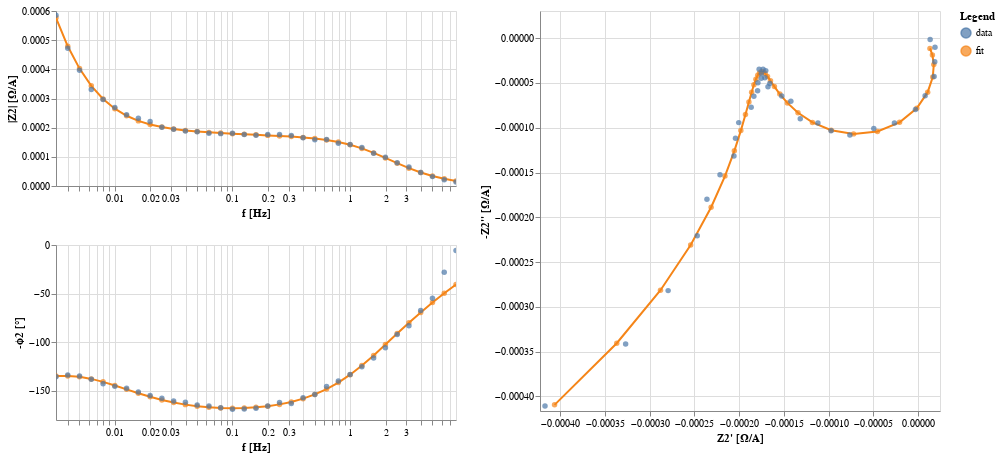

The code cell stored with this chart in its notebook:
### Code cell
NLEIS_plot

### Figure 1 — Vega-Lite specification as saved in the notebook (floating-point values rounded to 4 significant figures)
{"config": {"view": {"continuousWidth": 300, "continuousHeight": 300}, "background": "#FFFFFF"}, "hconcat": [{"vconcat": [{"layer": [{"data": {"name": "data-b0795e6a13050842802e7464abc6080e"}, "mark": {"type": "circle"}, "encoding": {"color": {"field": "kind", "type": "nominal"}, "size": {"condition": {"param": "param_6", "value": 80, "empty": false}, "value": 30}, "tooltip": [{"field": "kind", "title": "Kind", "type": "nominal"}, {"field": "f", "title": "f [Hz]", "type": "quantitative"}, {"field": "mag", "title": "|Z2| [Ω/A]", "type": "quantitative"}], "x": {"axis": {"title": "f [Hz]"}, "field": "f", "scale": {"nice": false, "type": "log"}, "sort": null, "type": "quantitative"}, "y": {"axis": {"title": "|Z2| [Ω/A]"}, "field": "mag", "sort": null, "type": "quantitative"}}, "name": "view_7", "transform": [{"calculate": "sqrt(pow(datum.z_real,2) + pow(datum.z_imag,2))", "as": "mag"}, {"calculate": "-(180/PI)*atan2(datum.z_imag,datum.z_real)", "as": "neg_phase"}]}, {"data": {"name": "data-b0795e6a13050842802e7464abc6080e"}, "mark": {"type": "line"}, "encoding": {"color": {"field": "kind", "type": "nominal"}, "x": {"axis": {"title": "f [Hz]"}, "field": "f", "scale": {"nice": false, "type": "log"}, "sort": null, "type": "quantitative"}, "y": {"axis": {"title": "|Z2| [Ω/A]"}, "field": "mag", "sort": null, "type": "quantitative"}}, "transform": [{"calculate": "sqrt(pow(datum.z_real,2) + pow(datum.z_imag,2))", "as": "mag"}, {"calculate": "-(180/PI)*atan2(datum.z_imag,datum.z_real)", "as": "neg_phase"}]}, {"data": {"name": "data-e62bff3b21057cf29e8259d8d4ce2c9f"}, "mark": {"type": "circle"}, "encoding": {"color": {"field": "kind", "type": "nominal"}, "size": {"condition": {"param": "param_6", "value": 80, "empty": false}, "value": 30}, "tooltip": [{"field": "kind", "title": "Kind", "type": "nominal"}, {"field": "f", "title": "f [Hz]", "type": "quantitative"}, {"field": "mag", "title": "|Z2| [Ω/A]", "type": "quantitative"}], "x": {"axis": {"title": "f [Hz]"}, "field": "f", "scale": {"nice": false, "type": "log"}, "sort": null, "type": "quantitative"}, "y": {"axis": {"title": "|Z2| [Ω/A]"}, "field": "mag", "sort": null, "type": "quantitative"}}, "name": "view_8", "transform": [{"calculate": "sqrt(pow(datum.z_real,2) + pow(datum.z_imag,2))", "as": "mag"}, {"calculate": "-(180/PI)*atan2(datum.z_imag,datum.z_real)", "as": "neg_phase"}]}], "height": 175.0, "width": 400}, {"layer": [{"data": {"name": "data-b0795e6a13050842802e7464abc6080e"}, "mark": {"type": "circle"}, "encoding": {"color": {"field": "kind", "type": "nominal"}, "size": {"condition": {"param": "param_6", "value": 80, "empty": false}, "value": 30}, "tooltip": [{"field": "kind", "title": "Kind", "type": "nominal"}, {"field": "f", "title": "f [Hz]", "type": "quantitative"}, {"field": "neg_phase", "title": "-ϕ2 [°]", "type": "quantitative"}], "x": {"axis": {"title": "f [Hz]"}, "field": "f", "scale": {"nice": false, "type": "log"}, "sort": null, "type": "quantitative"}, "y": {"axis": {"title": "-ϕ2 [°]"}, "field": "neg_phase", "sort": null, "type": "quantitative"}}, "name": "view_9", "transform": [{"calculate": "sqrt(pow(datum.z_real,2) + pow(datum.z_imag,2))", "as": "mag"}, {"calculate": "-(180/PI)*atan2(datum.z_imag,datum.z_real)", "as": "neg_phase"}]}, {"data": {"name": "data-b0795e6a13050842802e7464abc6080e"}, "mark": {"type": "line"}, "encoding": {"color": {"field": "kind", "type": "nominal"}, "x": {"axis": {"title": "f [Hz]"}, "field": "f", "scale": {"nice": false, "type": "log"}, "sort": null, "type": "quantitative"}, "y": {"axis": {"title": "-ϕ2 [°]"}, "field": "neg_phase", "sort": null, "type": "quantitative"}}, "transform": [{"calculate": "sqrt(pow(datum.z_real,2) + pow(datum.z_imag,2))", "as": "mag"}, {"calculate": "-(180/PI)*atan2(datum.z_imag,datum.z_real)", "as": "neg_phase"}]}, {"data": {"name": "data-e62bff3b21057cf29e8259d8d4ce2c9f"}, "mark": {"type": "circle"}, "encoding": {"color": {"field": "kind", "type": "nominal"}, "size": {"condition": {"param": "param_6", "value": 80, "empty": false}, "value": 30}, "tooltip": [{"field": "kind", "title": "Kind", "type": "nominal"}, {"field": "f", "title": "f [Hz]", "type": "quantitative"}, {"field": "neg_phase", "title": "-ϕ2 [°]", "type": "quantitative"}], "x": {"axis": {"title": "f [Hz]"}, "field": "f", "scale": {"nice": false, "type": "log"}, "sort": null, "type": "quantitative"}, "y": {"axis": {"title": "-ϕ2 [°]"}, "field": "neg_phase", "sort": null, "type": "quantitative"}}, "name": "view_10", "transform": [{"calculate": "sqrt(pow(datum.z_real,2) + pow(datum.z_imag,2))", "as": "mag"}, {"calculate": "-(180/PI)*atan2(datum.z_imag,datum.z_real)", "as": "neg_phase"}]}], "height": 175.0, "width": 400}]}, {"layer": [{"data": {"name": "data-b0795e6a13050842802e7464abc6080e"}, "mark": {"type": "circle"}, "encoding": {"color": {"field": "kind", "type": "nominal"}, "size": {"condition": {"param": "param_6", "value": 80, "empty": false}, "value": 30}, "tooltip": [{"field": "kind", "title": "Kind", "type": "nominal"}, {"field": "f", "title": "f [Hz]", "type": "quantitative"}, {"field": "z_real", "title": "Z2' [Ω/A]", "type": "quantitative"}, {"field": "z_imag", "title": "Z2'' [Ω/A]", "type": "quantitative"}], "x": {"axis": {"title": "Z2' [Ω/A]"}, "field": "z_real", "scale": {"domain": [-0.0004167, 1.883e-05], "nice": false, "padding": 5}, "sort": null, "type": "quantitative"}, "y": {"axis": {"title": "-Z2'' [Ω/A]"}, "field": "neg_z_imag", "scale": {"domain": [-0.0004107, 2.482e-05], "nice": false, "padding": 5}, "sort": null, "type": "quantitative"}}, "name": "view_11", "transform": [{"calculate": "-datum.z_imag", "as": "neg_z_imag"}]}, {"data": {"name": "data-b0795e6a13050842802e7464abc6080e"}, "mark": {"type": "line"}, "encoding": {"color": {"field": "kind", "type": "nominal"}, "order": {"field": "f", "sort": "ascending", "type": "quantitative"}, "x": {"axis": {"title": "Z2' [Ω/A]"}, "field": "z_real", "scale": {"domain": [-0.0004167, 1.883e-05], "nice": false, "padding": 5}, "sort": null, "type": "quantitative"}, "y": {"axis": {"title": "-Z2'' [Ω/A]"}, "field": "neg_z_imag", "scale": {"domain": [-0.0004107, 2.482e-05], "nice": false, "padding": 5}, "sort": null, "type": "quantitative"}}, "transform": [{"calculate": "-datum.z_imag", "as": "neg_z_imag"}]}, {"data": {"name": "data-e62bff3b21057cf29e8259d8d4ce2c9f"}, "mark": {"type": "circle"}, "encoding": {"color": {"field": "kind", "legend": {"title": "Legend"}, "type": "nominal"}, "size": {"condition": {"param": "param_6", "value": 80, "empty": false}, "value": 30}, "tooltip": [{"field": "kind", "title": "Kind", "type": "nominal"}, {"field": "f", "title": "f [Hz]", "type": "quantitative"}, {"field": "z_real", "title": "Z2' [Ω/A]", "type": "quantitative"}, {"field": "z_imag", "title": "Z2'' [Ω/A]", "type": "quantitative"}], "x": {"axis": {"title": "Z2' [Ω/A]"}, "field": "z_real", "scale": {"domain": [-0.0004167, 1.883e-05], "nice": false, "padding": 5}, "sort": null, "type": "quantitative"}, "y": {"axis": {"title": "-Z2'' [Ω/A]"}, "field": "neg_z_imag", "scale": {"domain": [-0.0004107, 2.482e-05], "nice": false, "padding": 5}, "sort": null, "type": "quantitative"}}, "name": "view_12", "transform": [{"calculate": "-datum.z_imag", "as": "neg_z_imag"}]}], "height": 400, "width": 400}], "params": [{"name": "param_6", "select": {"type": "point", "clear": "mouseout", "fields": ["f"], "nearest": true, "on": "mouseover"}, "views": ["view_7", "view_9", "view_11"]}, {"name": "param_8", "select": {"type": "interval", "encodings": ["x", "y"]}, "bind": "scales", "views": ["view_7", "view_9"]}, {"name": "param_10", "select": {"type": "interval", "encodings": ["x", "y"]}, "bind": "scales", "views": ["view_8", "view_10"]}, {"name": "param_7", "select": {"type": "interval", "encodings": ["x", "y"]}, "bind": "scales", "views": ["view_11"]}, {"name": "param_9", "select": {"type": "interval", "encodings": ["x", "y"]}, "bind": "scales", "views": ["view_12"]}], "$schema": "https://vega.github.io/schema/vega-lite/v5.20.1.json", "datasets": {"data-b0795e6a13050842802e7464abc6080e": [{"f": 0.003162, "z_real": -0.0004061, "z_imag": 0.0004095, "kind": "fit", "fmt": "-"}, {"f": 0.003981, "z_real": -0.0003366, "z_imag": 0.0003407, "kind": "fit", "fmt": "-"}, {"f": 0.005012, "z_real": -0.0002878, "z_imag": 0.0002815, "kind": "fit", "fmt": "-"}, {"f": 0.00631, "z_real": -0.0002541, "z_imag": 0.000231, "kind": "fit", "fmt": "-"}, {"f": 0.007943, "z_real": -0.0002312, "z_imag": 0.0001888, "kind": "fit", "fmt": "-"}, {"f": 0.01, "z_real": -0.0002157, "z_imag": 0.000154, "kind": "fit", "fmt": "-"}, {"f": 0.01259, "z_real": -0.0002052, "z_imag": 0.0001258, "kind": "fit", "fmt": "-"}, {"f": 0.01585, "z_real": -0.000198, "z_imag": 0.0001032, "kind": "fit", "fmt": "-"}, {"f": 0.01995, "z_real": -0.0001928, "z_imag": 8.524e-05, "kind": "fit", "fmt": "-"}, {"f": 0.02512, "z_real": -0.000189, "z_imag": 7.116e-05, "kind": "fit", "fmt": "-"}, {"f": 0.03162, "z_real": -0.000186, "z_imag": 6.024e-05, "kind": "fit", "fmt": "-"}, {"f": 0.03981, "z_real": -0.0001834, "z_imag": 5.192e-05, "kind": "fit", "fmt": "-"}, {"f": 0.05012, "z_real": -0.0001812, "z_imag": 4.576e-05, "kind": "fit", "fmt": "-"}, {"f": 0.0631, "z_real": -0.0001791, "z_imag": 4.145e-05, "kind": "fit", "fmt": "-"}, {"f": 0.07943, "z_real": -0.0001772, "z_imag": 3.877e-05, "kind": "fit", "fmt": "-"}, {"f": 0.1, "z_real": -0.0001752, "z_imag": 3.756e-05, "kind": "fit", "fmt": "-"}, {"f": 0.1259, "z_real": -0.0001731, "z_imag": 3.779e-05, "kind": "fit", "fmt": "-"}, {"f": 0.1585, "z_real": -0.0001709, "z_imag": 3.946e-05, "kind": "fit", "fmt": "-"}, {"f": 0.1995, "z_real": -0.0001682, "z_imag": 4.265e-05, "kind": "fit", "fmt": "-"}, {"f": 0.2512, "z_real": -0.0001649, "z_imag": 4.746e-05, "kind": "fit", "fmt": "-"}, {"f": 0.3162, "z_real": -0.0001605, "z_imag": 5.401e-05, "kind": "fit", "fmt": "-"}, {"f": 0.3981, "z_real": -0.0001545, "z_imag": 6.232e-05, "kind": "fit", "fmt": "-"}, {"f": 0.5012, "z_real": -0.000146, "z_imag": 7.224e-05, "kind": "fit", "fmt": "-"}, {"f": 0.631, "z_real": -0.0001342, "z_imag": 8.32e-05, "kind": "fit", "fmt": "-"}, {"f": 0.7943, "z_real": -0.000118, "z_imag": 9.403e-05, "kind": "fit", "fmt": "-"}, {"f": 1.0, "z_real": -9.71e-05, "z_imag": 0.0001027, "kind": "fit", "fmt": "-"}, {"f": 1.259, "z_real": -7.212e-05, "z_imag": 0.0001068, "kind": "fit", "fmt": "-"}, {"f": 1.585, "z_real": -4.544e-05, "z_imag": 0.0001041, "kind": "fit", "fmt": "-"}, {"f": 1.995, "z_real": -2.074e-05, "z_imag": 9.393e-05, "kind": "fit", "fmt": "-"}, {"f": 2.512, "z_real": -1.513e-06, "z_imag": 7.818e-05, "kind": "fit", "fmt": "-"}, {"f": 3.162, "z_real": 1.063e-05, "z_imag": 6.026e-05, "kind": "fit", "fmt": "-"}, {"f": 3.981, "z_real": 1.635e-05, "z_imag": 4.338e-05, "kind": "fit", "fmt": "-"}, {"f": 5.012, "z_real": 1.749e-05, "z_imag": 2.938e-05, "kind": "fit", "fmt": "-"}, {"f": 6.31, "z_real": 1.595e-05, "z_imag": 1.877e-05, "kind": "fit", "fmt": "-"}, {"f": 7.943, "z_real": 1.32e-05, "z_imag": 1.135e-05, "kind": "fit", "fmt": "-"}], "data-e62bff3b21057cf29e8259d8d4ce2c9f": [{"f": 0.003162, "z_real": -0.0004167, "z_imag": 0.0004107, "kind": "data", "fmt": "o"}, {"f": 0.003981, "z_real": -0.0003267, "z_imag": 0.0003415, "kind": "data", "fmt": "o"}, {"f": 0.005012, "z_real": -0.0002792, "z_imag": 0.0002819, "kind": "data", "fmt": "o"}, {"f": 0.00631, "z_real": -0.0002467, "z_imag": 0.0002207, "kind": "data", "fmt": "o"}, {"f": 0.007943, "z_real": -0.0002359, "z_imag": 0.0001799, "kind": "data", "fmt": "o"}, {"f": 0.01, "z_real": -0.0002213, "z_imag": 0.0001526, "kind": "data", "fmt": "o"}, {"f": 0.01259, "z_real": -0.0002057, "z_imag": 0.0001314, "kind": "data", "fmt": "o"}, {"f": 0.01585, "z_real": -0.000204, "z_imag": 0.0001116, "kind": "data", "fmt": "o"}, {"f": 0.01995, "z_real": -0.0002004, "z_imag": 9.425e-05, "kind": "data", "fmt": "o"}, {"f": 0.02512, "z_real": -0.0001864, "z_imag": 7.72e-05, "kind": "data", "fmt": "o"}, {"f": 0.03162, "z_real": -0.0001834, "z_imag": 6.48e-05, "kind": "data", "fmt": "o"}, {"f": 0.03981, "z_real": -0.0001793, "z_imag": 5.877e-05, "kind": "data", "fmt": "o"}, {"f": 0.05012, "z_real": -0.0001789, "z_imag": 4.966e-05, "kind": "data", "fmt": "o"}, {"f": 0.0631, "z_real": -0.0001752, "z_imag": 4.464e-05, "kind": "data", "fmt": "o"}, {"f": 0.07943, "z_real": -0.0001752, "z_imag": 3.937e-05, "kind": "data", "fmt": "o"}, {"f": 0.1, "z_real": -0.0001776, "z_imag": 3.453e-05, "kind": "data", "fmt": "o"}, {"f": 0.1259, "z_real": -0.0001732, "z_imag": 3.459e-05, "kind": "data", "fmt": "o"}, {"f": 0.1585, "z_real": -0.0001702, "z_imag": 3.617e-05, "kind": "data", "fmt": "o"}, {"f": 0.1995, "z_real": -0.0001711, "z_imag": 4.421e-05, "kind": "data", "fmt": "o"}, {"f": 0.2512, "z_real": -0.0001677, "z_imag": 5.415e-05, "kind": "data", "fmt": "o"}, {"f": 0.3162, "z_real": -0.0001656, "z_imag": 5.05e-05, "kind": "data", "fmt": "o"}, {"f": 0.3981, "z_real": -0.0001523, "z_imag": 6.455e-05, "kind": "data", "fmt": "o"}, {"f": 0.5012, "z_real": -0.0001422, "z_imag": 7.039e-05, "kind": "data", "fmt": "o"}, {"f": 0.631, "z_real": -0.0001317, "z_imag": 9e-05, "kind": "data", "fmt": "o"}, {"f": 0.7943, "z_real": -0.0001119, "z_imag": 9.466e-05, "kind": "data", "fmt": "o"}, {"f": 1.0, "z_real": -9.721e-05, "z_imag": 0.0001034, "kind": "data", "fmt": "o"}, {"f": 1.259, "z_real": -7.625e-05, "z_imag": 0.0001081, "kind": "data", "fmt": "o"}, {"f": 1.585, "z_real": -4.952e-05, "z_imag": 0.0001008, "kind": "data", "fmt": "o"}, {"f": 1.995, "z_real": -2.649e-05, "z_imag": 9.46e-05, "kind": "data", "fmt": "o"}, {"f": 2.512, "z_real": -2.995e-06, "z_imag": 7.972e-05, "kind": "data", "fmt": "o"}, {"f": 3.162, "z_real": 7.826e-06, "z_imag": 6.43e-05, "kind": "data", "fmt": "o"}, {"f": 3.981, "z_real": 1.785e-05, "z_imag": 4.285e-05, "kind": "data", "fmt": "o"}, {"f": 5.012, "z_real": 1.857e-05, "z_imag": 2.623e-05, "kind": "data", "fmt": "o"}, {"f": 6.31, "z_real": 1.883e-05, "z_imag": 1.002e-05, "kind": "data", "fmt": "o"}, {"f": 7.943, "z_real": 1.341e-05, "z_imag": 1.328e-06, "kind": "data", "fmt": "o"}]}}
